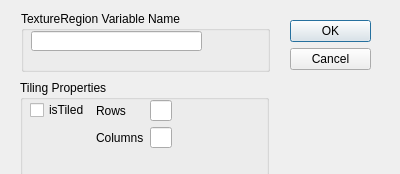
<?xml version="1.0" encoding="UTF-8"?>
<ui version="4.0">
 <class>TextureRegionDialog</class>
 <widget class="QDialog" name="TextureRegionDialog">
  <property name="geometry">
   <rect>
    <x>0</x>
    <y>0</y>
    <width>400</width>
    <height>174</height>
   </rect>
  </property>
  <property name="sizePolicy">
   <sizepolicy hsizetype="Preferred" vsizetype="Fixed">
    <horstretch>0</horstretch>
    <verstretch>0</verstretch>
   </sizepolicy>
  </property>
  <property name="windowTitle">
   <string>Dialog</string>
  </property>
  <widget class="QDialogButtonBox" name="buttonBox">
   <property name="geometry">
    <rect>
     <x>290</x>
     <y>20</y>
     <width>81</width>
     <height>241</height>
    </rect>
   </property>
   <property name="orientation">
    <enum>Qt::Vertical</enum>
   </property>
   <property name="standardButtons">
    <set>QDialogButtonBox::Cancel|QDialogButtonBox::Ok</set>
   </property>
  </widget>
  <widget class="QGroupBox" name="groupBox">
   <property name="geometry">
    <rect>
     <x>21</x>
     <y>11</y>
     <width>249</width>
     <height>61</height>
    </rect>
   </property>
   <property name="title">
    <string>TextureRegion Variable Name</string>
   </property>
   <widget class="QLineEdit" name="lineEdit">
    <property name="geometry">
     <rect>
      <x>10</x>
      <y>20</y>
      <width>171</width>
      <height>20</height>
     </rect>
    </property>
   </widget>
  </widget>
  <widget class="QGroupBox" name="groupBox_2">
   <property name="geometry">
    <rect>
     <x>20</x>
     <y>80</y>
     <width>249</width>
     <height>96</height>
    </rect>
   </property>
   <property name="title">
    <string>Tiling Properties</string>
   </property>
   <widget class="QWidget" name="">
    <property name="geometry">
     <rect>
      <x>10</x>
      <y>20</y>
      <width>239</width>
      <height>48</height>
     </rect>
    </property>
    <layout class="QGridLayout" name="gridLayout_2">
     <item row="1" column="2">
      <widget class="QLineEdit" name="lineEdit_3"/>
     </item>
     <item row="1" column="1">
      <widget class="QLabel" name="label_2">
       <property name="text">
        <string>Columns</string>
       </property>
      </widget>
     </item>
     <item row="0" column="2">
      <widget class="QLineEdit" name="lineEdit_2"/>
     </item>
     <item row="0" column="1">
      <widget class="QLabel" name="label">
       <property name="text">
        <string>Rows</string>
       </property>
      </widget>
     </item>
     <item row="0" column="0">
      <widget class="QCheckBox" name="checkBox">
       <property name="text">
        <string>isTiled</string>
       </property>
      </widget>
     </item>
     <item row="0" column="3">
      <spacer name="horizontalSpacer">
       <property name="orientation">
        <enum>Qt::Horizontal</enum>
       </property>
       <property name="sizeHint" stdset="0">
        <size>
         <width>200</width>
         <height>20</height>
        </size>
       </property>
      </spacer>
     </item>
    </layout>
   </widget>
  </widget>
 </widget>
 <resources/>
 <connections>
  <connection>
   <sender>buttonBox</sender>
   <signal>accepted()</signal>
   <receiver>TextureRegionDialog</receiver>
   <slot>accept()</slot>
   <hints>
    <hint type="sourcelabel">
     <x>248</x>
     <y>254</y>
    </hint>
    <hint type="destinationlabel">
     <x>157</x>
     <y>274</y>
    </hint>
   </hints>
  </connection>
  <connection>
   <sender>buttonBox</sender>
   <signal>rejected()</signal>
   <receiver>TextureRegionDialog</receiver>
   <slot>reject()</slot>
   <hints>
    <hint type="sourcelabel">
     <x>316</x>
     <y>260</y>
    </hint>
    <hint type="destinationlabel">
     <x>286</x>
     <y>274</y>
    </hint>
   </hints>
  </connection>
 </connections>
</ui>
